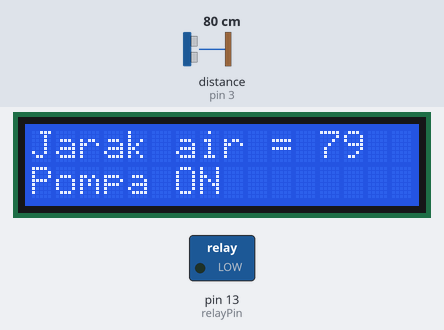
Simulated run of this sketch. Board: Arduino Uno, built with avr-gcc and run on an emulated ATmega328P. Shown: 16×2 character LCD, switched loads named in the sketch (green lamp = pin HIGH). Wiring (inferred from the names in the program): ultrasonic range finder: trigger pin 2; echo pin 3. Dashed ring = blinking. Inputs (shaded band) come from the test bench; at power-on: distance to the obstacle (sensor on pin 3) 80 cm. The echo pulse lasts 58.3 µs per cm; pins used as bus, display or sensor lines are not drawn; what the sketch prints to the serial monitor is not drawn.

Above: at 1.2 s.
1.3 s: distance to the obstacle (sensor on pin 3) set to 35 cm
At 2.9 s:
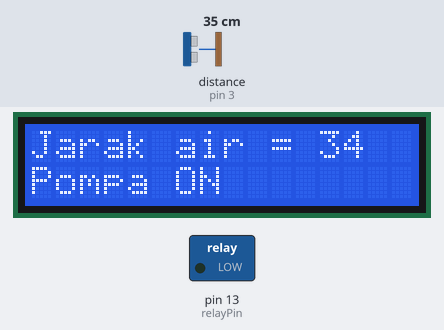
5.4 s: distance to the obstacle (sensor on pin 3) set to 29 cm
At 7.0 s:
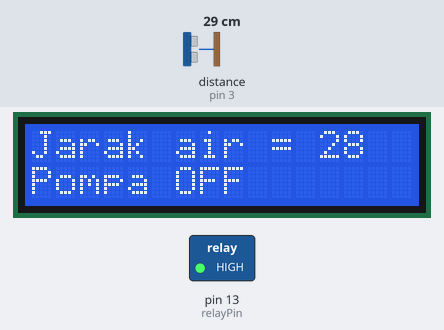
9.5 s: distance to the obstacle (sensor on pin 3) set to 2 cm
At 10.7 s:
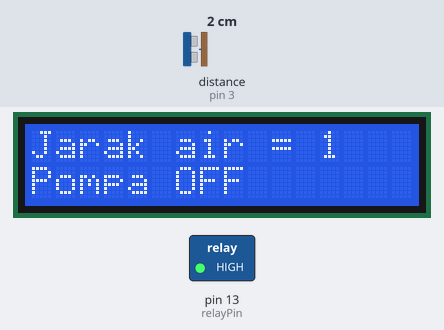
Timing chart, 0 to 17.8 s (numbered marks = the images above; inputs shaded):
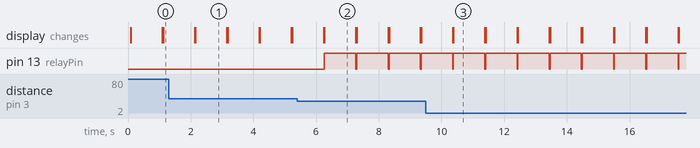

The sketch:

sistembalas.ino
```cpp
//import library
#include <LiquidCrystal_I2C.h>

//setup LCD
LiquidCrystal_I2C lcd(0x27, 16, 2);

//deklarasi pin
#define echoPin 3
#define trigPin 2
#define relayPin 13

//global variabel
int maxRange = 200;
int minRange = 0;
long duration, distance;

void setup() {
  Serial.begin(9600);
  lcd.begin();
  pinMode(echoPin, INPUT);
  pinMode(trigPin, OUTPUT);
  pinMode(relayPin, OUTPUT);
}

void loop(){
  digitalWrite(trigPin, LOW); delayMicroseconds(2);
  digitalWrite(trigPin, HIGH); delayMicroseconds(10);
  digitalWrite(trigPin, LOW);
  digitalWrite(relayPin, LOW);
  duration = pulseIn(echoPin, HIGH);

  distance = duration / 58.2; //algoritma hitung jarak sensor ultrasonik

  if(distance <= 30){
    Serial.print("Jarak air = "); Serial.print(distance);
    Serial.print(" Pompa OFF\n");
    lcd.setCursor(0,0);
    lcd.print("Jarak air = ");
    lcd.setCursor(12,0);
    lcd.print(distance);
    lcd.setCursor(0,1);
    lcd.print("Pompa OFF");
    digitalWrite(relayPin, HIGH);
  }else{
    Serial.print("Jarak air = "); Serial.print(distance);
    Serial.print(" Pompa ON\n");
    lcd.setCursor(0,0);
    lcd.print("Jarak air = ");
    lcd.setCursor(12,0);
    lcd.print(distance);
    lcd.setCursor(0,1);
    lcd.print("Pompa ON");
    digitalWrite(relayPin, LOW);
  }
  delay(1000);
  lcd.clear();
}
```

Measured:
- the behaviour switches between 32 and 31 cm on distance to the obstacle (sensor on pin 3) (found by bisection; images 1 and 2)
- after the input at 1.3 s, the display: first differs from a run without the input after 0.85 s (image 1)
- after the input at 5.4 s, pin 13 (relayPin): alternates HIGH for 1.0 s and LOW for 0.03 s, starting after 0.87 s; the display: first differs from a run without the input after 0.87 s (image 2)
- after the input at 9.5 s, the display: first differs from a run without the input after 0.88 s (image 3)
- what the display in image 1 shows lasts 1.0 s, from 2.2 s to 3.2 s
